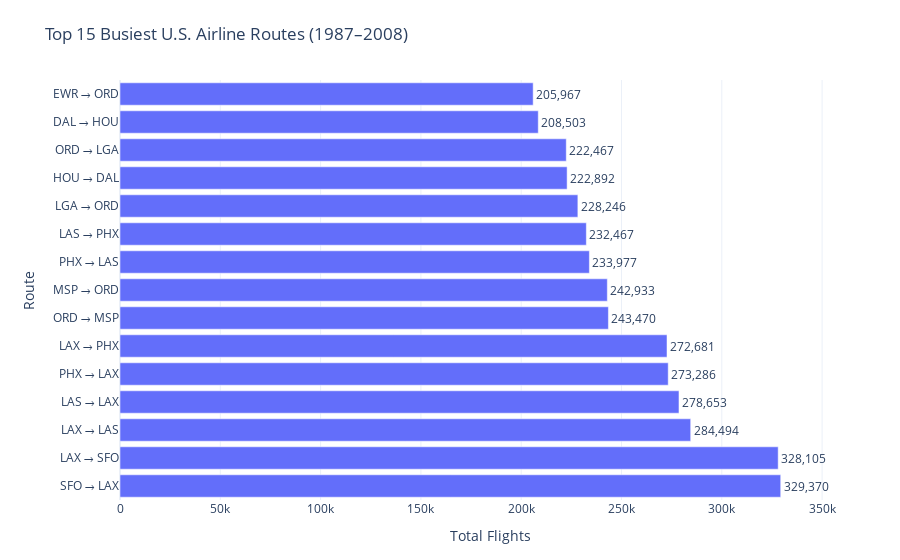

Write notebook code for a chart like this one.
### Code cell
# Top 15 Busiest Routes Bar Chart

fig = px.bar(
    df_routes,
    y="route",
    x="total_flights",
    orientation="h",
    text="total_flights",
    title="Top 15 Busiest U.S. Airline Routes (1987–2008)",
)

fig.update_traces(texttemplate="%{text:,}", textposition="outside")
fig.update_layout(
    title="Top 15 Busiest U.S. Airline Routes (1987–2008)",
    xaxis_title="Total Flights",
    yaxis_title="Route",
    xaxis=dict(range=[0, df_routes["total_flights"].max() * 1.12]),
    template="plotly_white",
    margin=dict(l=120, r=40, t=80, b=60)
)
fig.show()

### Figure 1 — Plotly figure (JSON) as saved in the notebook; plotly's stock layout.template omitted (floating-point values rounded to 4 significant figures)
{"data": [{"hovertemplate": "total_flights=%{text}<br>route=%{y}<extra></extra>", "legendgroup": "", "marker": {"color": "#636efa", "pattern": {"shape": ""}}, "name": "", "orientation": "h", "showlegend": false, "text": [329400.0, 328100.0, 284500.0, 278700.0, 273300.0, 272700.0, 243500.0, 242900.0, 234000.0, 232500.0, 228200.0, 222900.0, 222500.0, 208500.0, 206000.0], "textposition": "outside", "texttemplate": "%{text:,}", "type": "bar", "x": [329400.0, 328100.0, 284500.0, 278700.0, 273300.0, 272700.0, 243500.0, 242900.0, 234000.0, 232500.0, 228200.0, 222900.0, 222500.0, 208500.0, 206000.0], "xaxis": "x", "y": ["SFO → LAX", "LAX → SFO", "LAX → LAS", "LAS → LAX", "PHX → LAX", "LAX → PHX", "ORD → MSP", "MSP → ORD", "PHX → LAS", "LAS → PHX", "LGA → ORD", "HOU → DAL", "ORD → LGA", "DAL → HOU", "EWR → ORD"], "yaxis": "y"}], "layout": {"barmode": "relative", "legend": {"tracegroupgap": 0}, "margin": {"b": 60, "l": 120, "r": 40, "t": 80}, "title": {"text": "Top 15 Busiest U.S. Airline Routes (1987–2008)"}, "xaxis": {"anchor": "y", "domain": [0, 1], "range": [0, 368900.0], "title": {"text": "Total Flights"}}, "yaxis": {"anchor": "x", "domain": [0, 1], "title": {"text": "Route"}}}}
